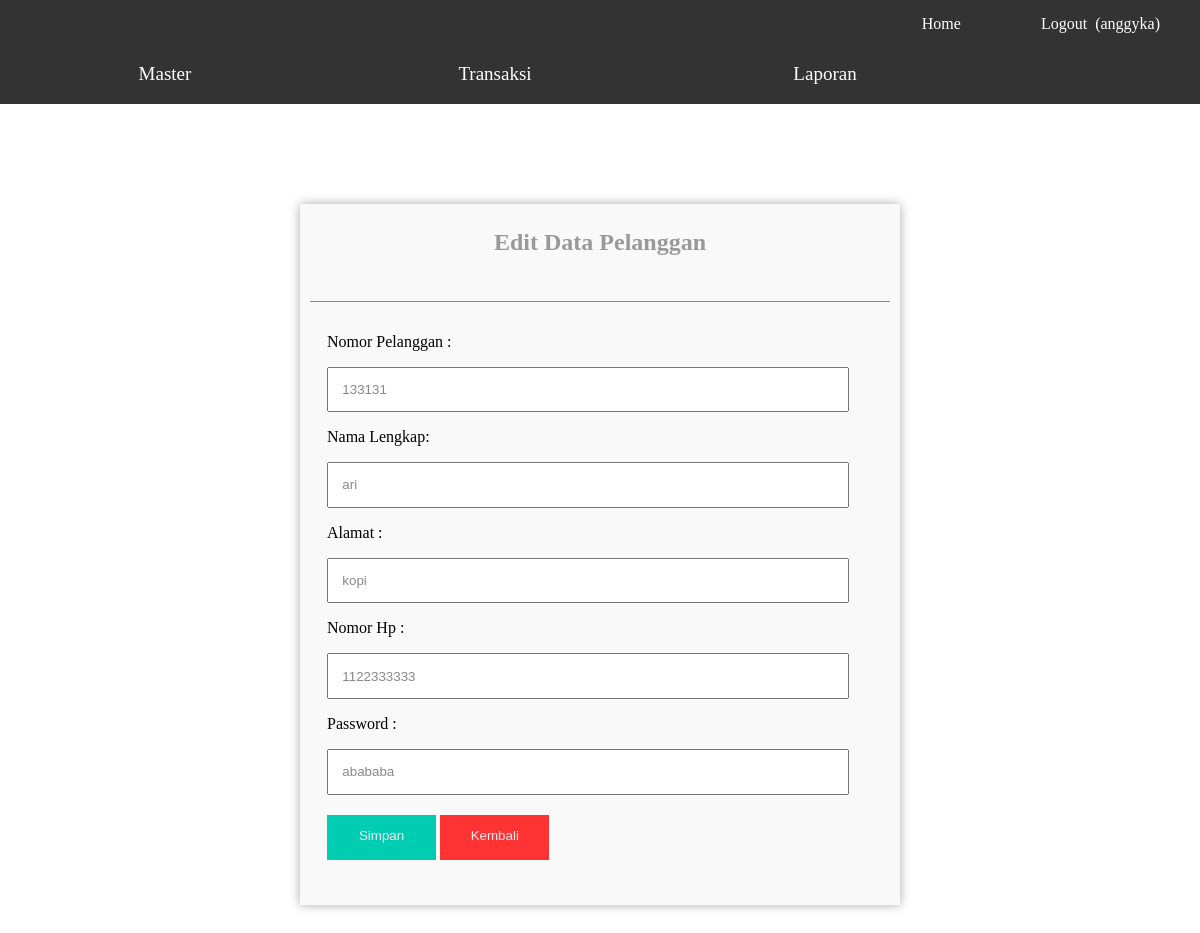
Screenshot of /admin/master/epelanggan.php?edit=133131 (signed in) with the database file from the repository.
### tables this page shows
CREATE TABLE `tb_pelanggan` (
  `id_pelanggan` int(5) NOT NULL,
  `no_pelanggan` char(20) NOT NULL,
  `nama_pelanggan` varchar(20) NOT NULL,
  `alamat_pelanggan` varchar(30) NOT NULL,
  `hp_pelanggan` varchar(12) NOT NULL,
  `pass_pelanggan` varchar(10) NOT NULL
);

### admin/master/epelanggan.php (the view, shortened to what this page needs)
<!DOCTYPE html>
<html lang="en">
<head>
    <link rel="stylesheet" href="../admin1.css">
</head>
<div class="wrap">
<div class="menu">
<ul>
<li><a href="../index.php">Home</a></li>
<li><a href="../logout.php">Logout&nbsp;&nbsp;(<?php echo $_SESSION['admin'];  ?>)</a></li>
</ul>
<nav>
<ul>
<li><a href="#">Master</a>
</li>
<li><a href="#">Transaksi</a>
</li>
<li><a href="#">Laporan</a>
</li>
</nav>
		</div>
        </div>
<body>
    <div id="login">
        <h2>Edit Data Pelanggan</h2>
        <div class="border-p"></div>
        <?php
$edit=$_GET['edit'];
$q =mysql_query("select * from tb_pelanggan where no_pelanggan='$edit'") or die (mysql_error());
$row=mysql_fetch_array($q);
?>
<fieldset>
            <form method="post" name="tpelanggan" action="">
            Nomor Pelanggan :
               <input name="no_pelanggan" type="text" value="<?php echo $row['no_pelanggan']; ?>" id="no_pelanggan" readonly="readonly">
            <p></p> Nama Lengkap:
                <input type="text" value="<?php echo $row['nama_pelanggan']; ?>" name="nama_pelanggan" id="nama_pelanggan" oninvalid="this.setCustomValidity('Tidak boleh Kosong!')" oninput="setCustomValidity('')" required>
            <p></p>Alamat :
               <input type="text" value="<?php echo $row['alamat_pelanggan']; ?>" name="alamat_pelanggan" id="alamat_pelanggan" oninvalid="this.setCustomValidity('Tidak boleh Kosong!')" oninput="setCustomValidity('')" required>
            <p></p>Nomor Hp :
                <input type="text" value="<?php echo $row['hp_pelanggan']; ?>" name="hp_pelanggan" id="hp_pelanggan" oninvalid="this.setCustomValidity('Tidak boleh Kosong!')" oninput="setCustomValidity('')" required>
            <p></p>Password :
               <input type="text" value="<?php echo $row['pass_pelanggan']; ?>" name="pass_pelanggan" id="pass_pelanggan" oninvalid="this.setCustomValidity('Tidak boleh Kosong!')" oninput="setCustomValidity('')" required>
                <input type="submit" name="edit" value="Simpan">
                <input type="button" style=" width: 20%; padding: 1em;
   											 margin: 1.5em 0;
   											 color: #888;
   											 background-color:#F33;
   											 border:none;
   											 color:#eee;
   											 border-bottom: 4px solid transparent;"
                        			onClick="document.location='pelanggan.php?tampil'" value="Kembali"  />
            </form>
        </fieldset>
    </div>
</body>
</html>

### admin/css/admin1.css (style rules this page uses)
.wrap { background: none; width: auto; margin: auto; }
.wrap .menu { background: #333333; }
.wrap .menu ul { padding: 0; margin: 0; }
.wrap .menu ul { float: right; background: #333333; padding: 0; list-style: none; position: relative; display: inline-table; }
.wrap .menu ul:after { content: ""; clear: both; display: block; }
.wrap .menu ul li { float: left; }
.wrap .menu ul li a { display: block; padding: 15px 40px; color: white; text-decoration: none; }
.wrap .menu nav ul { font-size:19px; float: none; background: #333333; padding: 0; list-style: none; position: relative; display: inline-table; }
.wrap .menu nav ul:after { content: ""; clear: both; display: block; }
.wrap .menu nav ul li { float: left; }
.wrap .menu nav ul li a { text-align:center; display: block; padding: 15px; width:300px; color: white; text-decoration: none; }
body { background: url(images4.jpg); background-size: cover; margin: 0; padding: 0; }
#login { max-width: 600px; margin:100px auto; background: #f9f9f9; box-shadow: 0 0 10px #aaa; }
#login h2 { text-align: center; padding: 25px 50px; background:#f9f9f9; color: #999; }
.border-p { border-top: 1px solid #888; margin: 10px 10px; }
fieldset { margin: 0; border: none; }
form { padding: 0; margin: 0; padding: 15px; }
input[type='text'], input[type="password"] { width: 90%; padding: 1em; margin-top: 1.2em; color: #888; }
input[type="submit"] { width: 20%; padding: 1em; margin: 1.5em 0; color: #888; background-color:#00cdb1 ; border:none; color:#eee; border-bottom: 4px solid transparent; }

### rows the page displays
tb_pelanggan: no_pelanggan "133131", nama_pelanggan "ari", alamat_pelanggan "kopi", hp_pelanggan "1122333333", pass_pelanggan "abababa"

### other values shown
$_SESSION['admin'] "anggyka"
